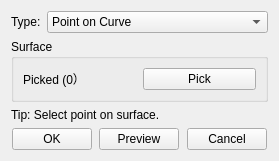
<?xml version="1.0" encoding="UTF-8"?>
<ui version="4.0">
 <class>PointInteractionInfoDialog</class>
 <widget class="QDialog" name="PointInteractionInfoDialog">
  <property name="geometry">
   <rect>
    <x>0</x>
    <y>0</y>
    <width>279</width>
    <height>152</height>
   </rect>
  </property>
  <property name="windowTitle">
   <string>Point</string>
  </property>
  <layout class="QGridLayout" name="gridLayout_5">
   <item row="0" column="0">
    <widget class="QWidget" name="widget_2" native="true">
     <property name="sizePolicy">
      <sizepolicy hsizetype="Preferred" vsizetype="Fixed">
       <horstretch>0</horstretch>
       <verstretch>0</verstretch>
      </sizepolicy>
     </property>
     <layout class="QGridLayout" name="gridLayout_2">
      <property name="leftMargin">
       <number>0</number>
      </property>
      <property name="topMargin">
       <number>0</number>
      </property>
      <property name="rightMargin">
       <number>0</number>
      </property>
      <property name="bottomMargin">
       <number>0</number>
      </property>
      <item row="0" column="0">
       <widget class="QLabel" name="label">
        <property name="sizePolicy">
         <sizepolicy hsizetype="Fixed" vsizetype="Preferred">
          <horstretch>0</horstretch>
          <verstretch>0</verstretch>
         </sizepolicy>
        </property>
        <property name="text">
         <string>Type:</string>
        </property>
       </widget>
      </item>
      <item row="0" column="1">
       <widget class="QComboBox" name="comb_type">
        <property name="currentIndex">
         <number>0</number>
        </property>
        <item>
         <property name="text">
          <string>Point on Curve</string>
         </property>
        </item>
        <item>
         <property name="text">
          <string>Point on Surface</string>
         </property>
        </item>
       </widget>
      </item>
     </layout>
    </widget>
   </item>
   <item row="1" column="0">
    <widget class="QStackedWidget" name="stackedWidget">
     <property name="currentIndex">
      <number>1</number>
     </property>
     <widget class="QWidget" name="page_oncurve">
      <layout class="QGridLayout" name="gridLayout">
       <property name="leftMargin">
        <number>0</number>
       </property>
       <property name="topMargin">
        <number>0</number>
       </property>
       <property name="rightMargin">
        <number>0</number>
       </property>
       <property name="bottomMargin">
        <number>0</number>
       </property>
       <item row="0" column="0">
        <widget class="QGroupBox" name="groupBox_2">
         <property name="title">
          <string>Curve</string>
         </property>
         <layout class="QGridLayout" name="gridLayout_7">
          <item row="1" column="0">
           <spacer name="verticalSpacer_2">
            <property name="orientation">
             <enum>Qt::Vertical</enum>
            </property>
            <property name="sizeHint" stdset="0">
             <size>
              <width>20</width>
              <height>64</height>
             </size>
            </property>
           </spacer>
          </item>
          <item row="0" column="0">
           <widget class="QLabel" name="lb_curve_picked">
            <property name="text">
             <string>Picked (0）</string>
            </property>
           </widget>
          </item>
          <item row="0" column="1">
           <widget class="QPushButton" name="pb_curve_picksource">
            <property name="text">
             <string>Pick</string>
            </property>
           </widget>
          </item>
         </layout>
        </widget>
       </item>
       <item row="1" column="0">
        <widget class="QLabel" name="label_2">
         <property name="text">
          <string>Tip: Select point on curve.</string>
         </property>
        </widget>
       </item>
      </layout>
     </widget>
     <widget class="QWidget" name="page_onsurface">
      <layout class="QGridLayout" name="gridLayout_4">
       <property name="leftMargin">
        <number>0</number>
       </property>
       <property name="topMargin">
        <number>0</number>
       </property>
       <property name="rightMargin">
        <number>0</number>
       </property>
       <property name="bottomMargin">
        <number>0</number>
       </property>
       <item row="0" column="0">
        <widget class="QGroupBox" name="groupBox_3">
         <property name="title">
          <string>Surface</string>
         </property>
         <layout class="QGridLayout" name="gridLayout_8">
          <item row="1" column="0">
           <spacer name="verticalSpacer_3">
            <property name="orientation">
             <enum>Qt::Vertical</enum>
            </property>
            <property name="sizeHint" stdset="0">
             <size>
              <width>20</width>
              <height>64</height>
             </size>
            </property>
           </spacer>
          </item>
          <item row="0" column="0">
           <widget class="QLabel" name="lb_surface_picked">
            <property name="text">
             <string>Picked (0）</string>
            </property>
           </widget>
          </item>
          <item row="0" column="1">
           <widget class="QPushButton" name="pb_surface_picksource">
            <property name="text">
             <string>Pick</string>
            </property>
           </widget>
          </item>
         </layout>
        </widget>
       </item>
       <item row="1" column="0">
        <widget class="QLabel" name="label_3">
         <property name="text">
          <string>Tip: Select point on surface.</string>
         </property>
        </widget>
       </item>
      </layout>
     </widget>
    </widget>
   </item>
   <item row="2" column="0">
    <widget class="QWidget" name="widget" native="true">
     <property name="sizePolicy">
      <sizepolicy hsizetype="Preferred" vsizetype="Fixed">
       <horstretch>0</horstretch>
       <verstretch>0</verstretch>
      </sizepolicy>
     </property>
     <layout class="QGridLayout" name="gridLayout_3">
      <property name="leftMargin">
       <number>0</number>
      </property>
      <property name="topMargin">
       <number>0</number>
      </property>
      <property name="rightMargin">
       <number>0</number>
      </property>
      <property name="bottomMargin">
       <number>0</number>
      </property>
      <item row="0" column="4">
       <spacer name="horizontalSpacer_3">
        <property name="orientation">
         <enum>Qt::Horizontal</enum>
        </property>
        <property name="sizeHint" stdset="0">
         <size>
          <width>40</width>
          <height>20</height>
         </size>
        </property>
       </spacer>
      </item>
      <item row="0" column="1">
       <widget class="QPushButton" name="pb_ok">
        <property name="text">
         <string>OK</string>
        </property>
       </widget>
      </item>
      <item row="0" column="3">
       <widget class="QPushButton" name="pb_preview">
        <property name="text">
         <string>Preview</string>
        </property>
       </widget>
      </item>
      <item row="0" column="5">
       <widget class="QPushButton" name="pb_cancel">
        <property name="text">
         <string>Cancel</string>
        </property>
       </widget>
      </item>
      <item row="0" column="2">
       <spacer name="horizontalSpacer_2">
        <property name="orientation">
         <enum>Qt::Horizontal</enum>
        </property>
        <property name="sizeHint" stdset="0">
         <size>
          <width>40</width>
          <height>20</height>
         </size>
        </property>
       </spacer>
      </item>
      <item row="0" column="0">
       <spacer name="horizontalSpacer">
        <property name="orientation">
         <enum>Qt::Horizontal</enum>
        </property>
        <property name="sizeHint" stdset="0">
         <size>
          <width>40</width>
          <height>20</height>
         </size>
        </property>
       </spacer>
      </item>
      <item row="0" column="6">
       <spacer name="horizontalSpacer_4">
        <property name="orientation">
         <enum>Qt::Horizontal</enum>
        </property>
        <property name="sizeHint" stdset="0">
         <size>
          <width>40</width>
          <height>20</height>
         </size>
        </property>
       </spacer>
      </item>
     </layout>
    </widget>
   </item>
  </layout>
 </widget>
 <resources/>
 <connections/>
</ui>
